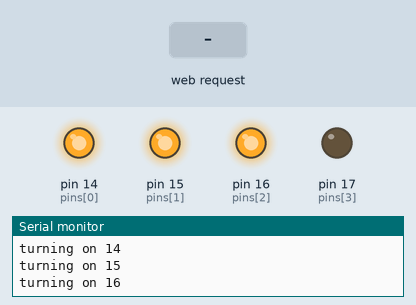
This sketch was run on a simulated Arduino Uno, built for the host (arithmetic inside an expression is 32-bit, double 64-bit). Shown: output pins drawn as LEDs (lit = HIGH), the last lines printed to the serial monitor. Inputs (shaded band) come from the test bench. Pins used as bus, display or sensor lines are not drawn.

Above: at 1.2 s.
1.3 s: HTTP request GET /?error=1 received
2.8 s: HTTP request GET /error received
At 11.6 s:
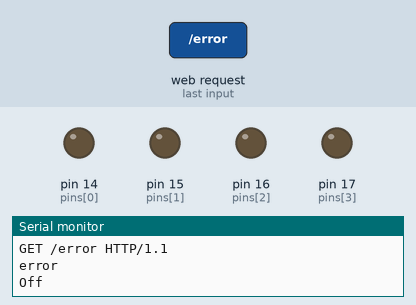
Timing chart, 0 to 34.9 s (numbered marks = the images above; inputs shaded):
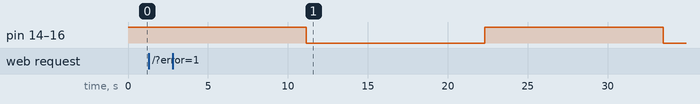

The sketch:

stopduino.pde
```cpp
/*
 * Listen for commands to trip relays for a enternet shield equiped arduino
 *
 * Some is from the Arduino Ethernet
 * WebServer example and some from Limor Fried (Adafruit) so its probably under GPL
 *
 * Tutorial is at http://www.ladyada.net/learn/arduino/ethfiles.html
  */


// make backwardly compatable
#if ARDUINO < 100
  #define EthernetClient Client
  #define EthernetServer Server
#endif

//#include <SdFat.h>
//#include <SdFatUtil.h> // include if you want to uncomment the memory print statements
#include <Ethernet.h>
#include <SPI.h>

/************ ETHERNET STUFF ************/
byte mac[] = { 0x90, 0xA2, 0xDA, 0x00, 0x38, 0xD2 };
byte ip[] = { 192, 168, 42, 50 };
EthernetServer server(1984);

/************ light stuff **************/
boolean auth= false;
int numlights=4; // number of elements of the arrays below
boolean states[]={1,1,1,0}; // list of the light/relay states
boolean blinkstates[]={1,1,1,0};  // list of which lights/relays should be in the blink cycle
int pins[]={14,15,16,17}; // list of the light/relay pins
char* lights[]={"red","yellow","green","beacon"}; // list of the "light" lables
char secret[] = "secret";
int blinkc=1;
int blinkmax=20000;

/************ SDCARD STUFF ************
Sd2Card card;
SdVolume volume;
SdFile root;
SdFile file;
*/


/*********** light/relay routines ****************/

void setlights() { // turn the lights on or off
  for (int i = 0; i < numlights; i++) { // loop through all the lights
    setone(states[i],pins[i]);
  }
}

void getlights() { // turn the lights on or off
  for (int i = 0; i < numlights; i++) { // loop through all the lights
    states[i]=digitalRead(pins[i]);
  }
}

void setone(boolean light, int pin) { //turn on one light
  if (light) {
    digitalWrite(pin,HIGH);
    Serial.print("turning on ");
    Serial.println(pin,DEC);
  } else {
    digitalWrite(pin,LOW);
  }
}

void setstates(boolean newstate) { // set all the states to be on or off, used in blinking
  for (int i = 0; i < numlights; i++) { // loop through all the lights...
    states[i]=newstate && blinkstates[i]; // only turn on lights listed in "blinkstates"
  }
}

void doform(EthernetClient client) {  // draw the form
  client.println("<form action='b' action='get'>");
  for (int i = 0; i < numlights; i++) { // loop through all the lights
    dobox(client,lights[i],states[i]);
  }
  client.println("<input type='password' name='a'><br>");
  client.println("</form>");
}

void dobox(EthernetClient client,char item[], boolean checked) {  // draw a single checkbox
  client.print("<input type='checkbox' name='c' value='");
  client.print(item);
  client.print("'");
  if (checked) {
    client.print(" checked");
  }
  client.print(">");
  client.print(item);
  client.println("<br>");
}

// How big our line buffer should be. 100 is plenty!
#define BUFSIZ 100

void setup() {
  Serial.begin(9600);

//  Serial.println("Free RAM: ");
//  Serial.println(FreeRam());

  // set pins as output and turn on all the lights to show that we don't have access yet.
  for (int i = 0; i < numlights; i++) { // loop through all the lights
    pinMode(pins[i], OUTPUT);
  }
  setlights();

  pinMode(10, OUTPUT);                       // set the SS pin as an output (necessary!)
  digitalWrite(10, HIGH);                    // but turn off the W5100 chip!
  // Debugging complete, we start the server!
  Ethernet.begin(mac, ip);
  server.begin();
}


void loop()
{
  char clientline[BUFSIZ];
  int index = 0;

  EthernetClient client = server.available();
  if (client) {
    // an http request ends with a blank line
    boolean current_line_is_blank = true;

    // reset the input buffer
    index = 0;

    while (client.connected()) {
      if (client.available()) {
        char c = client.read();

        // If it isn't a new line, add the character to the buffer
        if (c != '\n' && c != '\r') {
          clientline[index] = c;
          index++;
          // are we too big for the buffer? start tossing out data
          if (index >= BUFSIZ)
            index = BUFSIZ -1;

          // continue to read more data!
          continue;
        }

        // got a \n or \r new line, which means the string is done
        clientline[index] = 0;

        // Print it out for debugging
        Serial.println(clientline);

        // Look for substring such as a request to get the root file
        if (strstr(clientline, "GET / ") != 0) {
          // send a standard http response header
          client.println("HTTP/1.1 200 OK");
          client.println("Content-Type: text/html");
          client.println();
          doform(client);
 //         client.print("Free Ram: ");
//          client.println(FreeRam());
        } else if (strstr(clientline, "GET /") != 0) {
          // this time no space after the /, so a request!
          char *request;
          request = clientline + 5; // look after the "GET /" (5 chars)
          // a little trick, look for the " HTTP/1.1" string and
          // turn the first character of the substring into a 0 to clear it out.
          (strstr(clientline, " HTTP"))[0] = 0;
          // print the requested string
          Serial.println(request);
          client.println("HTTP/1.1 200 OK");
          client.println("Content-Type: text/html");
          client.println();
          auth= false;  // assume, until proven different, that the request is not authenticated
          for (int i = 0; i < numlights; i++) { // loop through all the lights...
            states[i]=false;  // ...and assume they are off
          }
          if (strstr(request, (const char *)secret) !=0) {
            client.println("<h2>Authenticated</h2>");
            auth= true;
          } else{
            client.println("<h2>Not Authenticated, so NOT...</h2>");
          }
          for (int i = 0; i < numlights; i++) { // loop through all the lights...
            states[i]=false;  // ...and assume they are off
            if (strstr(request, lights[i]) != 0){ // if they asked for this light
              client.print("Turning ");
              client.print(lights[i]);
              client.println(" on<br>");
              if (auth){ //actually do it
                states[i]=true;
              } // end of "auth"
            }  // end of "asked for this light"
          }   // end of light loop

          if (auth) { // now that all the colors are set, change the lights
            setlights();
            blinkc=0; // stop blinking
            /*  if "error" is sent as part of the request, ignore everything and start the error blink */
            if (strstr(request, "error") != 0) {
              client.println("<h1>The request reported an error:<br>'");
              client.print(request);
              client.println("'</h1>");
              blinkc=1; // restart the blinking
              for (int i = 0; i < numlights; i++) { // loop through all the lights...
                blinkstates[i]=false;  // ...and assume they are off
              }
              if (strstr(request, "error=1") != 0) { // if they reported an error state 1
                blinkstates[1]=1; //yellow on
              }
              if (strstr(request, "error=2") != 0) { // if they reported an error state 2
                blinkstates[0]=1; //red on
              }
              if (!(blinkstates[0] || blinkstates[1])) { // if they reported an error that wasn't listed above
                blinkstates[0]=1; //red on
                blinkstates[1]=1; // yellow on
                blinkstates[2]=1; // green off
              }
              blinkmax=10000; // blink twice as fast
            }

          }
          getlights(); // get the current settings before...
          doform(client); // ... drawing the form
        } else {
          // everything else is a 404
          client.println("HTTP/1.1 404 Not Found");
          client.println("Content-Type: text/html");
          client.println();
          client.println("<h2>HUH?</h2>");
        }
        break;
      }
    }
    // give the web browser time to receive the data
    delay(1);
    client.stop();
  }
/*******************************************
 *  when first turned on, blink the lights
 *    once blinkc is set to 0, it won't blink any more.
 ******************************************/
  if (blinkc == 1 ) { // turn on
    Serial.println("On");
    setstates(true);
//    states[3]=false; // don't flash on the beacon, it's obnoxious.
    setlights();
    blinkc++;
  } else if (blinkc == (blinkmax/2)) { // half way through, turn off
    Serial.println("Off");
    setstates(false);
    setlights();
  } else if (blinkc > blinkmax) { // reset loop
    blinkc=1;
  }
  if (blinkc >1 ) { // increment loop if counter is set
    blinkc++;
  }
}
```
